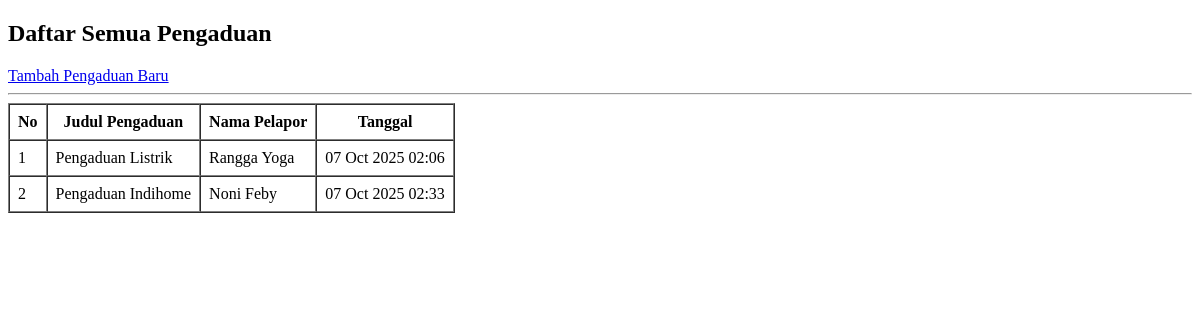
/warga/pengaduan/, run on an earlier commit of the app's database.
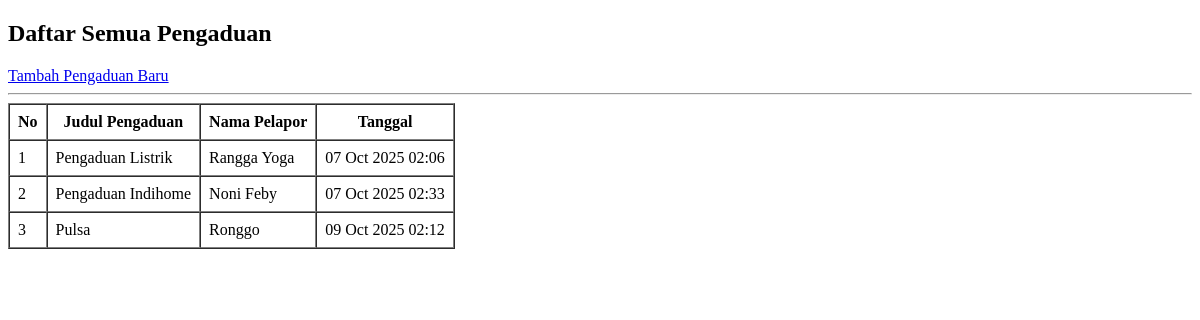
And on a later commit of the database.
### warga/models.py (models this page shows, shortened)
class Pengaduan(models.Model):
    STATUS_CHOICES = [
        ('BARU', 'Baru'),
        ('DIPROSES', 'Diproses'),
        ('SELESAI', 'Selesai'),
    ]
    judul = models.CharField(max_length=200)
    deskripsi = models.TextField()
    status = models.CharField(max_length=10, choices=STATUS_CHOICES, default='BARU')
    tanggal_lapor = models.DateTimeField(auto_now_add=True)
    pelapor = models.ForeignKey(Warga, on_delete=models.CASCADE, related_name='pengaduan')

class Warga(models.Model):
    nik = models.CharField(max_length=16, unique=True, verbose_name="Nomor Induk Kependudukan")
    nama_lengkap = models.CharField(max_length=100, verbose_name="Nama Lengkap")
    alamat = models.TextField(verbose_name="Alamat Tinggal")
    no_telepon = models.CharField(max_length=15, blank=True, verbose_name="Nomor Telepon")
    tanggal_registrasi = models.DateTimeField(auto_now_add=True)

### warga/views.py (the view)
# urls.py: path('pengaduan/', PengaduanListView.as_view(), name='pengaduan-list'),
class PengaduanListView(ListView):
    model = Pengaduan

### warga/templates/warga/pengaduan_list.html (shortened to what this page needs)
<!DOCTYPE html>
<html>
<head>
</head>
<body>
    <h2>Daftar Semua Pengaduan</h2>
    <a href="{% url 'pengaduan-tambah' %}">Tambah Pengaduan Baru</a>
    <hr>
    <table border="1" cellspacing="0" cellpadding="8">
        <tr>
            <th>No</th>
            <th>Judul Pengaduan</th>
            <th>Nama Pelapor</th>
            <th>Tanggal</th>
        </tr>
        {% for pengaduan in pengaduan_list %}
        <tr>
            <td>{{ forloop.counter }}</td>
            <td>{{ pengaduan.judul }}</td>
            <td>{{ pengaduan.pelapor.nama_lengkap }}</td>
            <td>{{ pengaduan.tanggal_lapor|date:"d M Y H:i" }}</td>
        </tr>
        {% empty %}
        <tr>
            <td colspan="4">Belum ada data pengaduan.</td>
        </tr>
        {% endfor %}
    </table>
</body>
</html>

What changed in the data, as far as the page shows it:
added Pengaduan: judul "Pulsa", pelapor.nama_lengkap "Ronggo", tanggal_lapor "09 Oct 2025 02:12"
